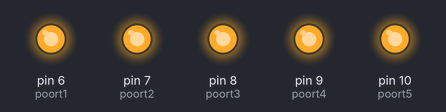
Simulated run of this sketch. Board: Arduino Uno, built with avr-gcc and run on an emulated ATmega328P. Shown: output pins drawn as LEDs (lit = HIGH).

Above: at 0.1 s.
Timing chart, 0 to 1.6 s (numbered marks = the images above):
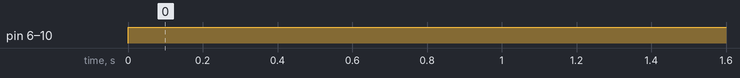

Measured:
- by itself, pin 6 (poort1), pin 7 (poort2), pin 8 (poort3), pin 9 (poort4), pin 10 (poort5): LOW → HIGH at 0.00 s

The sketch:

Code_staart.ino
```cpp
#include <Wire.h>
const int poort1= 6;
const int poort2= 7;
const int poort3= 8;
const int poort4= 9;
const int poort5= 10;


void setup(){
  pinMode(poort1, OUTPUT);
  pinMode(poort2, OUTPUT);
  pinMode(poort3, OUTPUT);
  pinMode(poort4, OUTPUT);
  pinMode(poort5, OUTPUT);
  Wire.begin();
  Serial.begin(9600);
}
void loop(){
  digitalWrite(poort1, HIGH);
  digitalWrite(poort2, HIGH);
  digitalWrite(poort3, HIGH);
  digitalWrite(poort4, HIGH);
  digitalWrite(poort5, HIGH);
}
```
